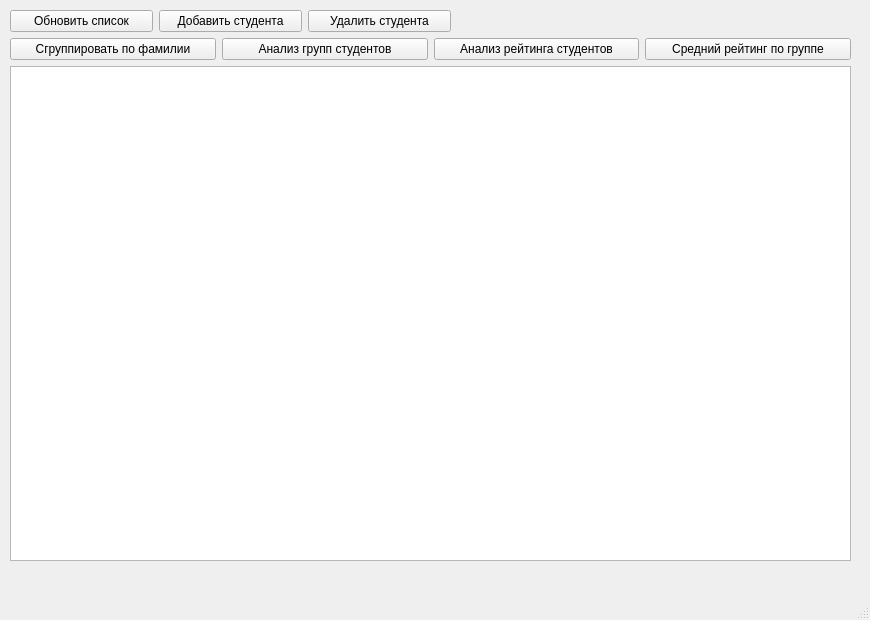
<?xml version="1.0" encoding="UTF-8"?>
<ui version="4.0">
 <class>MainWindow</class>
 <widget class="QMainWindow" name="MainWindow">
  <property name="geometry">
   <rect>
    <x>0</x>
    <y>0</y>
    <width>870</width>
    <height>620</height>
   </rect>
  </property>
  <property name="sizePolicy">
   <sizepolicy hsizetype="Fixed" vsizetype="Fixed">
    <horstretch>0</horstretch>
    <verstretch>0</verstretch>
   </sizepolicy>
  </property>
  <property name="minimumSize">
   <size>
    <width>870</width>
    <height>620</height>
   </size>
  </property>
  <property name="maximumSize">
   <size>
    <width>870</width>
    <height>620</height>
   </size>
  </property>
  <property name="windowTitle">
   <string>Практика 3</string>
  </property>
  <widget class="QWidget" name="centralwidget">
   <property name="sizePolicy">
    <sizepolicy hsizetype="Fixed" vsizetype="Fixed">
     <horstretch>0</horstretch>
     <verstretch>0</verstretch>
    </sizepolicy>
   </property>
   <widget class="QWidget" name="verticalLayoutWidget">
    <property name="geometry">
     <rect>
      <x>10</x>
      <y>10</y>
      <width>841</width>
      <height>551</height>
     </rect>
    </property>
    <layout class="QVBoxLayout" name="verticalLayout" stretch="0,0,0">
     <property name="leftMargin">
      <number>0</number>
     </property>
     <item>
      <layout class="QHBoxLayout" name="horizontalLayout_4">
       <property name="leftMargin">
        <number>0</number>
       </property>
       <property name="rightMargin">
        <number>400</number>
       </property>
       <item>
        <widget class="QPushButton" name="loadListButton">
         <property name="sizePolicy">
          <sizepolicy hsizetype="Minimum" vsizetype="Fixed">
           <horstretch>0</horstretch>
           <verstretch>0</verstretch>
          </sizepolicy>
         </property>
         <property name="text">
          <string>Обновить список</string>
         </property>
        </widget>
       </item>
       <item>
        <widget class="QPushButton" name="addStudentButton">
         <property name="sizePolicy">
          <sizepolicy hsizetype="Minimum" vsizetype="Fixed">
           <horstretch>0</horstretch>
           <verstretch>0</verstretch>
          </sizepolicy>
         </property>
         <property name="text">
          <string>Добавить студента</string>
         </property>
        </widget>
       </item>
       <item>
        <widget class="QPushButton" name="deleteStudentButton">
         <property name="sizePolicy">
          <sizepolicy hsizetype="Minimum" vsizetype="Fixed">
           <horstretch>0</horstretch>
           <verstretch>0</verstretch>
          </sizepolicy>
         </property>
         <property name="text">
          <string>Удалить студента</string>
         </property>
        </widget>
       </item>
      </layout>
     </item>
     <item>
      <layout class="QHBoxLayout" name="horizontalLayout_5">
       <item>
        <widget class="QPushButton" name="groupByLastNameButton">
         <property name="text">
          <string>Сгруппировать по фамилии</string>
         </property>
        </widget>
       </item>
       <item>
        <widget class="QPushButton" name="analGroupButton">
         <property name="text">
          <string>Анализ групп студентов</string>
         </property>
        </widget>
       </item>
       <item>
        <widget class="QPushButton" name="analRatingButton">
         <property name="text">
          <string>Анализ рейтинга студентов</string>
         </property>
        </widget>
       </item>
       <item>
        <widget class="QPushButton" name="averageRatingButton">
         <property name="text">
          <string>Средний рейтинг по группе</string>
         </property>
        </widget>
       </item>
      </layout>
     </item>
     <item>
      <layout class="QHBoxLayout" name="horizontalLayout_3">
       <item>
        <widget class="QListWidget" name="list"/>
       </item>
      </layout>
     </item>
    </layout>
   </widget>
  </widget>
  <widget class="QMenuBar" name="menubar">
   <property name="geometry">
    <rect>
     <x>0</x>
     <y>0</y>
     <width>870</width>
     <height>20</height>
    </rect>
   </property>
  </widget>
  <widget class="QStatusBar" name="statusbar"/>
 </widget>
 <resources/>
 <connections/>
</ui>
